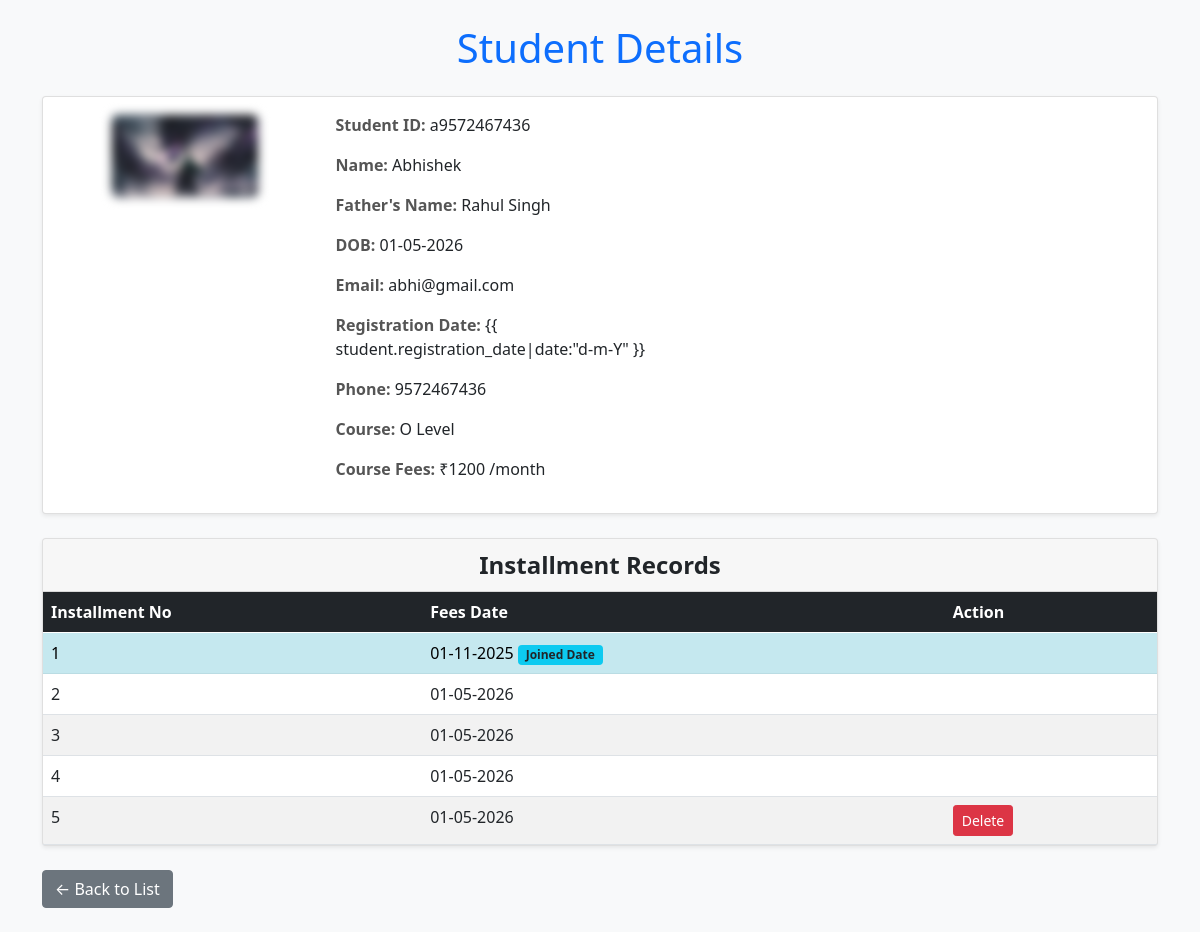
Page /student/13/ on the earlier database version.
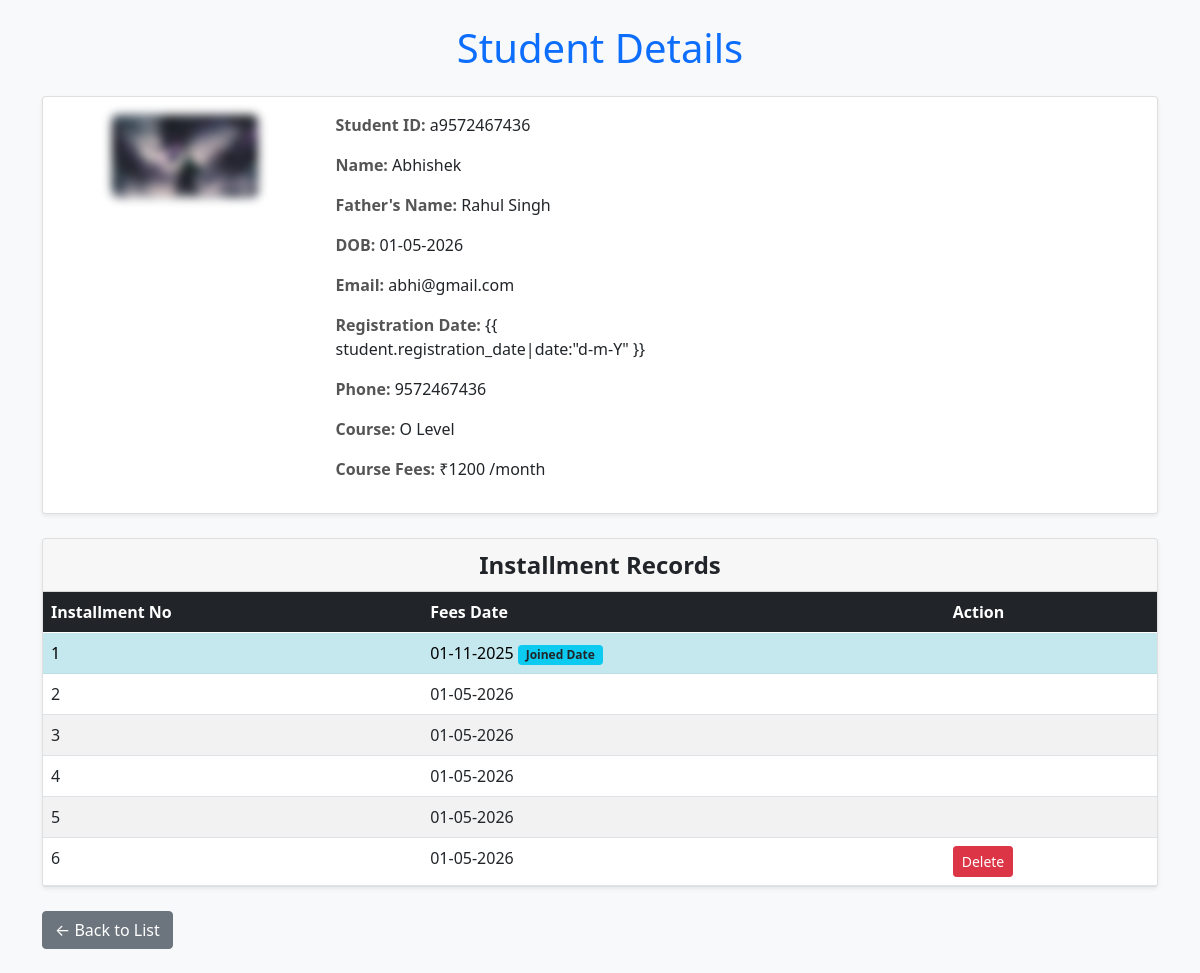
Same page on the later database version.
### fees/models.py (models this page shows, shortened)
class Student(models.Model):
    COURSE_NAME=[
        ('python','Python Full Stack '),
        ('wd','Web Development'),
        ('olevel','O Level'),
        ('adca','ADCA'),
        ('dca','dca'),
        ('dtp', 'DTP'),
        ('dcfa','dcfa'),
        ('ccc','ccc'),
        ('excel','excel'),
        ('tally','tally'),
        ('word','word'),
        ('typing','typing'),
    ]
    COURSE_FEES = {
        'python': 12000,
        'wd': 3000,
        'olevel': 1200,
        'adca':500,
        'dca':500,
        'dtp':500,
        'dcfa':500,
        'ccc':800,
        'excel':1000,
        'tally':1000,
        'word':1000,
        'typing':400,
    }
    student_name=models.CharField(max_length=100)
    father_name=models.CharField(max_length=100)
    dob=models.DateField(blank=False)
    email=models.EmailField(max_length=50,unique=True)
    registration_date=models.DateField(auto_now_add=True,blank=False)
    phone_number=models.CharField(max_length=10)
    Student_id=models.CharField(max_length=100,unique=True)
    fees_date=models.DateField(blank=False)
    course_name=models.CharField(max_length=50,choices=COURSE_NAME)
    course_fees=models.CharField()
    installment_no=models.CharField(max_length=12)
    student_img=models.ImageField(
    upload_to='student_photo/',
    blank=True,
    null=True
)

class Installment(models.Model):
    student = models.ForeignKey(Student, on_delete=models.CASCADE, related_name='installments')
    installment_no = models.PositiveIntegerField()
    fees_date = models.DateField()

### fees/views.py (the view)
# urls.py: path('student/<int:pk>/', views.student_detail, name='student_detail'),
def student_detail(request, pk):
    student = get_object_or_404(Student, pk=pk)
    installments = student.installments.all().order_by('installment_no')
    max_installment = installments.order_by('-installment_no').first()
    return render(request, 'details.html', {
        'student': student,
        'installments': installments,
        'max_installment': max_installment
    })

### templates/details.html (shortened to what this page needs)
{% load static %}
<!DOCTYPE html>
<html lang="en">
<head>
    <link rel="stylesheet" href="{% static 'css/bootstrap.css' %}">
</head>
</head>
<body class="bg-light">
    <div class="container py-4">
        <h1 class="mb-4 text-primary text-center"> Student Details</h1>
        <div class="card shadow-sm mb-4">
            <div class="card-body">
                <div class="row g-4">
                    <div class="col-md-3 text-center">
                        <img src="{{ student.student_img.url }}" alt="Student Photo" class="student-photo"
                            style="filter: blur(5px);">
                    </div>
                    <div class="col-md-4">
                        <p><span class="info-label">Student ID:</span> {{ student.Student_id }}</p>
                        <p><span class="info-label">Name:</span> {{ student.student_name|title }}</p>
                        <p><span class="info-label">Father's Name:</span> {{ student.father_name|title }}</p>
                        <p><span class="info-label">DOB:</span> {{ student.dob|date:"d-m-Y" }}</p>
                        <p><span class="info-label">Email:</span> {{ student.email }}</p>
                        <p><span class="info-label">Registration Date:</span> {{ student.registration_date|date:"d-m-Y"
                            }}</p>
                        <p><span class="info-label">Phone:</span> {{ student.phone_number }}</p>
                        <p><span class="info-label">Course:</span> {{ student.get_course_name_display|title }}</p>
                        <p><span class="info-label">Course Fees:</span> ₹{{ student.course_fees }} /month</p>
                    </div>
                </div>
            </div>
        </div>
        <div class="card shadow-sm">
            <div class="card-header text-center" style="font-size: 1.5rem; font-weight: bold;">
                Installment Records
            </div>
            <div class="card-body p-0">
                <table class="table table-striped table-hover mb-0">
                    <thead class="table-dark">
                        <tr>
                            <th>Installment No</th>
                            <th>Fees Date</th>
                            <th>Action</th>
                        </tr>
                    </thead>
                    <tbody>
                        {% for inst in installments %}
                        <tr {% if forloop.first %} class="table-info" {% endif %}>
                            <td>{{ inst.installment_no }}</td>
                            <td>
                                {{ inst.fees_date|date:"d-m-Y" }}
                                {% if forloop.first %}
                                <span class="badge bg-info text-dark">Joined Date</span>
                                {% endif %}
                            </td>
                            <td>
                                {% if inst.id == max_installment.id %}
                                <button class="btn btn-danger btn-sm"
                                    onclick="deleteInstallment({{ inst.id }})">Delete</button>
                                {% endif %}
                            </td>
                        </tr>
                        {% empty %}
                        <tr>
                            <td colspan="3" class="text-center text-muted">No installment records found</td>
                        </tr>
                        {% endfor %}
                    </tbody>
                </table>
            </div>
        </div>
        <div class="mt-4">
            <a href="{% url 'defaulter' %}" class="btn btn-secondary">← Back to List</a>
        </div>
    </div>
</body>
</html>

### templates/details.html (style rules this page uses)
.student-photo { max-width: 150px; height: auto; border-radius: 8px; border: 2px solid #ddd; }
.info-label { font-weight: bold; color: #555; }

Differences in the rows shown:
shown differently, row unchanged: Installment (number 5 of 6 on the later page): no longer shows "Delete"
added Installment: installment_no "6", fees_date "01-05-2026"
